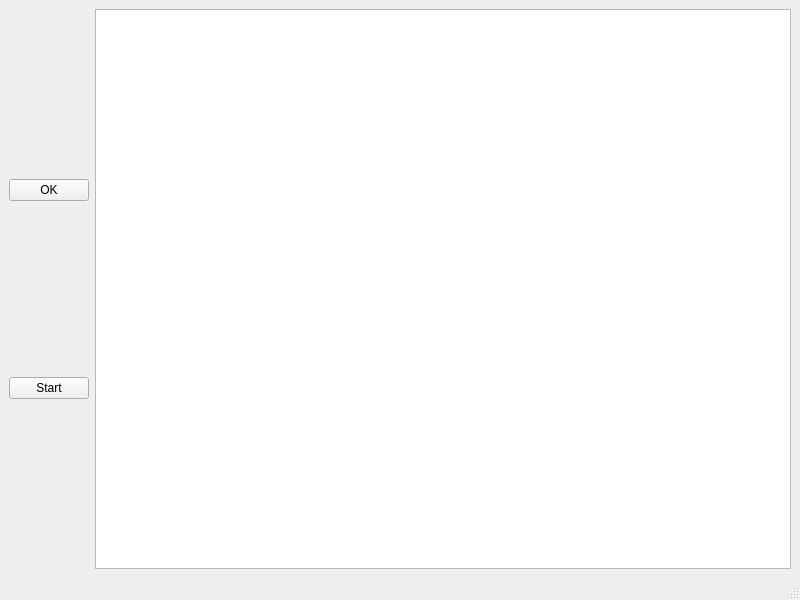
<?xml version="1.0" encoding="UTF-8"?>
<ui version="4.0">
 <class>GameWindow</class>
 <widget class="QMainWindow" name="GameWindow">
  <property name="geometry">
   <rect>
    <x>0</x>
    <y>0</y>
    <width>800</width>
    <height>600</height>
   </rect>
  </property>
  <property name="windowTitle">
   <string>MainWindow</string>
  </property>
  <widget class="QWidget" name="centralwidget">
   <layout class="QHBoxLayout" name="horizontalLayout">
    <item>
     <layout class="QVBoxLayout" name="verticalLayout">
      <item>
       <widget class="QPushButton" name="okButton">
        <property name="text">
         <string>OK</string>
        </property>
       </widget>
      </item>
      <item>
       <widget class="QPushButton" name="startButton">
        <property name="text">
         <string>Start</string>
        </property>
       </widget>
      </item>
     </layout>
    </item>
    <item>
     <widget class="QGraphicsView" name="graphicsView">
      <property name="cursor" stdset="0">
       <cursorShape>PointingHandCursor</cursorShape>
      </property>
     </widget>
    </item>
   </layout>
  </widget>
  <widget class="QMenuBar" name="menubar">
   <property name="geometry">
    <rect>
     <x>0</x>
     <y>0</y>
     <width>800</width>
     <height>22</height>
    </rect>
   </property>
  </widget>
  <widget class="QStatusBar" name="statusbar"/>
 </widget>
 <resources/>
 <connections/>
</ui>
